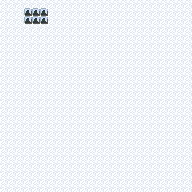

This game map was drawn from its Tiled (.tmx) file and the tilesets committed beside it. A one-line description and the full map source follow:
An orthogonal 24x24 tile map with 8x8 px tiles, 1 tile layer (snow_floor).

<map version="1.0" tiledversion="2018.07.13" orientation="orthogonal" renderorder="right-down" width="24" height="24" tilewidth="8" tileheight="8" infinite="0" backgroundcolor="#ffffff" nextlayerid="7" nextobjectid="1">
 <tileset firstgid="1" name="ground" tilewidth="8" tileheight="8" tilecount="16" columns="4">
  <image source="../tilesets/terrain.png" width="32" height="32" />
  <tile id="0">
   <properties>
    <property name="collides" type="bool" value="false" />
   </properties>
  </tile>
  <tile id="1">
   <properties>
    <property name="collides" type="bool" value="false" />
   </properties>
  </tile>
  <tile id="2">
   <properties>
    <property name="collides" type="bool" value="false" />
   </properties>
  </tile>
  <tile id="3">
   <properties>
    <property name="collides" type="bool" value="false" />
   </properties>
  </tile>
  <tile id="4">
   <properties>
    <property name="collides" type="bool" value="true" />
   </properties>
  </tile>
  <tile id="5">
   <properties>
    <property name="collides" type="bool" value="false" />
   </properties>
  </tile>
  <tile id="6">
   <properties>
    <property name="collides" type="bool" value="false" />
   </properties>
  </tile>
  <tile id="7">
   <properties>
    <property name="collides" type="bool" value="false" />
   </properties>
  </tile>
  <tile id="8">
   <properties>
    <property name="collides" type="bool" value="false" />
   </properties>
  </tile>
  <tile id="9">
   <properties>
    <property name="collides" type="bool" value="false" />
   </properties>
  </tile>
  <tile id="10">
   <properties>
    <property name="collides" type="bool" value="false" />
   </properties>
  </tile>
  <tile id="11">
   <properties>
    <property name="collides" type="bool" value="false" />
   </properties>
  </tile>
  <tile id="12">
   <properties>
    <property name="collides" type="bool" value="false" />
   </properties>
  </tile>
  <tile id="13">
   <properties>
    <property name="collides" type="bool" value="false" />
   </properties>
  </tile>
  <tile id="14">
   <properties>
    <property name="collides" type="bool" value="false" />
   </properties>
  </tile>
  <tile id="15">
   <properties>
    <property name="collides" type="bool" value="false" />
   </properties>
  </tile>
 </tileset>
 <layer id="6" name="snow_floor" width="24" height="24">
  <data encoding="csv">
1,1,1,1,1,1,1,1,1,1,1,1,1,1,1,1,1,1,1,1,1,1,1,1,
1,1,1,5,5,5,1,1,1,1,1,1,1,1,1,1,1,1,1,1,1,1,1,1,
1,1,1,5,5,5,1,1,1,1,1,1,1,1,1,1,1,1,1,1,1,1,1,1,
1,1,1,1,1,1,1,1,1,1,1,1,1,1,1,1,1,1,1,1,1,1,1,1,
1,1,1,1,1,1,1,1,1,1,1,1,1,1,1,1,1,1,1,1,1,1,1,1,
1,1,1,1,1,1,1,1,1,1,1,1,1,1,1,1,1,1,1,1,1,1,1,1,
1,1,1,1,1,1,1,1,1,1,1,1,1,1,1,1,1,1,1,1,1,1,1,1,
1,1,1,1,1,1,1,1,1,1,1,1,1,1,1,1,1,1,1,1,1,1,1,1,
1,1,1,1,1,1,1,1,1,1,1,1,1,1,1,1,1,1,1,1,1,1,1,1,
1,1,1,1,1,1,1,1,1,1,1,1,1,1,1,1,1,1,1,1,1,1,1,1,
1,1,1,1,1,1,1,1,1,1,1,1,1,1,1,1,1,1,1,1,1,1,1,1,
1,1,1,1,1,1,1,1,1,1,1,1,1,1,1,1,1,1,1,1,1,1,1,1,
1,1,1,1,1,1,1,1,1,1,1,1,1,1,1,1,1,1,1,1,1,1,1,1,
1,1,1,1,1,1,1,1,1,1,1,1,1,1,1,1,1,1,1,1,1,1,1,1,
1,1,1,1,1,1,1,1,1,1,1,1,1,1,1,1,1,1,1,1,1,1,1,1,
1,1,1,1,1,1,1,1,1,1,1,1,1,1,1,1,1,1,1,1,1,1,1,1,
1,1,1,1,1,1,1,1,1,1,1,1,1,1,1,1,1,1,1,1,1,1,1,1,
1,1,1,1,1,1,1,1,1,1,1,1,1,1,1,1,1,1,1,1,1,1,1,1,
1,1,1,1,1,1,1,1,1,1,1,1,1,1,1,1,1,1,1,1,1,1,1,1,
1,1,1,1,1,1,1,1,1,1,1,1,1,1,1,1,1,1,1,1,1,1,1,1,
1,1,1,1,1,1,1,1,1,1,1,1,1,1,1,1,1,1,1,1,1,1,1,1,
1,1,1,1,1,1,1,1,1,1,1,1,1,1,1,1,1,1,1,1,1,1,1,1,
1,1,1,1,1,1,1,1,1,1,1,1,1,1,1,1,1,1,1,1,1,1,1,1,
1,1,1,1,1,1,1,1,1,1,1,1,1,1,1,1,1,1,1,1,1,1,1,1
</data>
 </layer>
</map>
